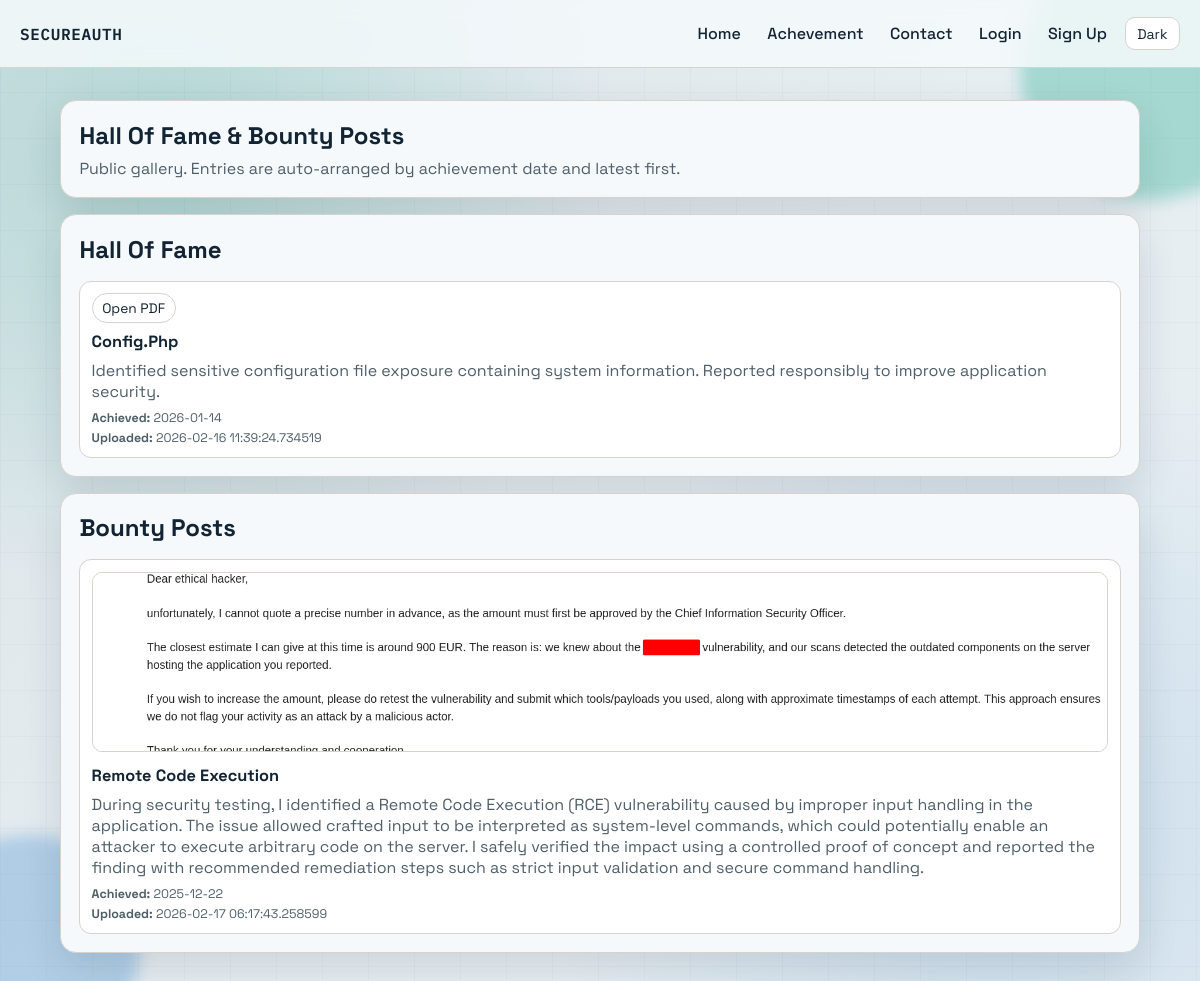
Page /achevement on the committed database.
### app/models.py (models this page shows)
class Achievement(db.Model):
    __tablename__ = "achievements"
    id = db.Column(db.Integer, primary_key=True)
    category = db.Column(db.String(20), nullable=False, index=True)
    title = db.Column(db.String(140), nullable=False)
    description = db.Column(db.String(1200), nullable=False, default="")
    event_date = db.Column(db.Date, nullable=True, index=True)
    original_filename = db.Column(db.String(255), nullable=False)
    stored_filename = db.Column(db.String(255), nullable=False, unique=True, index=True)
    mime_type = db.Column(db.String(120), nullable=False)
    file_size = db.Column(db.Integer, nullable=False)
    uploader_id = db.Column(db.Integer, db.ForeignKey("users.id"), nullable=True)
    created_at = db.Column(db.DateTime, nullable=False, default=utcnow_naive, index=True)

### app/routes.py (the view)
@main.route("/achievements")
@main.route("/achevement")
def achievements_page():
    hall_of_fame, bounty_posts = get_sorted_achievements()
    return render_template(
        "achievements.html",
        hall_of_fame=hall_of_fame,
        bounty_posts=bounty_posts,
        can_manage_owner=is_owner(),
    )

### app/routes.py (called while the page is built)
def is_owner() -> bool:
    return bool(current_user.is_authenticated and current_user.role == "owner")

def get_sorted_achievements() -> tuple[list[Achievement], list[Achievement]]:
    all_achievements = Achievement.query.order_by(desc(Achievement.created_at), desc(Achievement.id)).all()
    sorted_items = sorted(
        all_achievements,
        key=lambda item: (
            item.event_date or item.created_at.date(),
            item.created_at,
            item.id,
        ),
        reverse=True,
    )
    hall_of_fame = [item for item in sorted_items if item.category == "hall_of_fame"]
    bounty_posts = [item for item in sorted_items if item.category == "bounty_post"]
    return hall_of_fame, bounty_posts

### templates/achievements.html (shortened to what this page needs)
{% extends "base.html" %}
{% block content %}
<section class="card wide">
  <div class="section-header">
    <div>
      <h1>Hall Of Fame & Bounty Posts</h1>
      <p class="subtitle">Public gallery. Entries are auto-arranged by achievement date and latest first.</p>
    </div>
  </div>
</section>
<section class="card wide top-gap">
  <div class="achievement-section">
    <h2>Hall Of Fame</h2>
    <div class="achievement-grid top-gap">
      {% if hall_of_fame %}
        {% for item in hall_of_fame %}
          <article class="achievement-card">
            {% if item.mime_type.startswith('image/') %}
              <a href="{{ url_for('main.view_achievement_file', achievement_id=item.id) }}" target="_blank" rel="noopener">
                <img
                  class="achievement-thumb"
                  src="{{ url_for('main.view_achievement_file', achievement_id=item.id) }}"
                  alt="{{ item.title }}"
                  loading="lazy"
                />
              </a>
            {% else %}
              <a class="file-pill" href="{{ url_for('main.view_achievement_file', achievement_id=item.id) }}" target="_blank" rel="noopener">Open PDF</a>
            {% endif %}
            <h3>{{ item.title }}</h3>
            {% if item.description %}
              <p>{{ item.description }}</p>
            {% endif %}
            <div class="achievement-meta">
              <small><strong>Achieved:</strong> {{ item.event_date or item.created_at.date() }}</small>
              <small><strong>Uploaded:</strong> {{ item.created_at }}</small>
            </div>
          </article>
        {% endfor %}
      {% else %}
        <div class="empty-card">No Hall Of Fame entries yet.</div>
      {% endif %}
    </div>
  </div>
</section>
<section class="card wide top-gap">
  <div class="achievement-section">
    <h2>Bounty Posts</h2>
    <div class="achievement-grid top-gap">
      {% if bounty_posts %}
        {% for item in bounty_posts %}
          <article class="achievement-card">
            {% if item.mime_type.startswith('image/') %}
              <a href="{{ url_for('main.view_achievement_file', achievement_id=item.id) }}" target="_blank" rel="noopener">
                <img
                  class="achievement-thumb"
                  src="{{ url_for('main.view_achievement_file', achievement_id=item.id) }}"
                  alt="{{ item.title }}"
                  loading="lazy"
                />
              </a>
            {% else %}
              <a class="file-pill" href="{{ url_for('main.view_achievement_file', achievement_id=item.id) }}" target="_blank" rel="noopener">Open PDF</a>
            {% endif %}
            <h3>{{ item.title }}</h3>
            {% if item.description %}
              <p>{{ item.description }}</p>
            {% endif %}
            <div class="achievement-meta">
              <small><strong>Achieved:</strong> {{ item.event_date or item.created_at.date() }}</small>
              <small><strong>Uploaded:</strong> {{ item.created_at }}</small>
            </div>
          </article>
        {% endfor %}
      {% else %}
        <div class="empty-card">No Bounty Post entries yet.</div>
      {% endif %}
    </div>
  </div>
</section>
{% endblock %}

### templates/base.html (shortened to what this page needs)
<!doctype html>
<html lang="en">
  <head>
    <link rel="stylesheet" href="{{ url_for('static', filename='css/style.css') }}" />
  </head>
  <body>
    <header class="topbar">
      <a class="brand" href="{{ url_for('main.home') }}">SecureAuth</a>
      <nav class="nav-links">
        <a href="{{ url_for('main.home') }}">Home</a>
        <a href="{{ url_for('main.achievements_page') }}">Achevement</a>
        <a href="{{ url_for('main.contact_page') }}">Contact</a>
        {% if current_user.is_authenticated %}
          {% if current_user.role == 'admin' %}
            <a href="{{ url_for('main.members') }}">Members</a>
            <a href="{{ url_for('main.admin_add_member_page') }}">Add Member</a>
            <a href="{{ url_for('main.admin_dashboard') }}">Moderation</a>
          {% elif current_user.role == 'user' %}
            <a href="{{ url_for('main.members') }}">Members</a>
            <a href="{{ url_for('main.user_dashboard') }}">Dashboard</a>
          {% endif %}
          <button id="theme-toggle" class="btn btn-light btn-small" type="button">Dark</button>
          <span class="user-chip">{{ current_user.username }}</span>
          <form method="post" action="{{ url_for('main.logout') }}">
            <input type="hidden" name="csrf_token" value="{{ csrf_token() }}" />
            <button class="btn btn-light" type="submit">Logout</button>
          </form>
        {% else %}
          <a href="{{ url_for('main.login') }}">Login</a>
          <a href="{{ url_for('main.register') }}">Sign Up</a>
          <button id="theme-toggle" class="btn btn-light btn-small" type="button">Dark</button>
        {% endif %}
      </nav>
    </header>
    <main class="page-wrap fade-in">
      {% block content %}{% endblock %}
    </main>
  </body>
</html>

### static/css/style.css (style rules this page uses)
:root { --bg: #e7eef2; --surface: #f5f9fc; --surface-strong: #ffffff; --ink: #122433; --muted: #4f5f69; --line: #d7d2cb; --accent: #d14d22; --accent-strong: #a23b1a; --warning: #f0cf61; --danger: #df6464; --danger-strong: #bb3f3f; --block: #178f7f; --block-strong: #0f6f63; --ok-bg: #e8f6ee; --ok-line: #bce7ce; --ok-ink: #146942; --warn-bg: #fff7dc; --warn-line: #f0de96; --warn-ink: #7a5b00; --err-bg: #fdeaea; --err-line: #f4b7b7; --err-ink: #9f2222; --info-bg: #e9f2f9; --info-line: #bcd4ea; --info-ink: #214f75; --shadow: 0 16px 40px rgba(17, 34, 48, 0.12); }
* { box-sizing: border-box; }
body { margin: 0; min-height: 100vh; font-family: "Space Grotesk", sans-serif; color: var(--ink); background: radial-gradient(circle at 14% 16%, rgba(45, 172, 145, 0.24) 0%, transparent 34%), radial-gradient(circle at 84% 84%, rgba(66, 145, 214, 0.18) 0%, transparent 36%), linear-gradient(135deg, rgba(8, 35, 48, 0.06) 0%, transparent 50%), var(--bg); position: relative; overflow-x: hidden; }
body::before { content: ""; position: fixed; inset: 0; pointer-events: none; z-index: -2; opacity: 0.22; background-image: linear-gradient(to right, rgba(17, 36, 51, 0.12) 1px, transparent 1px), linear-gradient(to bottom, rgba(17, 36, 51, 0.12) 1px, transparent 1px); background-size: 46px 46px; }
.topbar { display: flex; justify-content: space-between; align-items: center; gap: 1rem; padding: 1rem 1.25rem; border-bottom: 1px solid var(--line); backdrop-filter: blur(8px); background: color-mix(in srgb, var(--surface) 85%, transparent); }
.brand { font-family: "IBM Plex Mono", monospace; font-size: 1rem; font-weight: 600; letter-spacing: 0.04em; text-transform: uppercase; color: var(--ink); text-decoration: none; }
.nav-links { display: flex; align-items: center; gap: 0.55rem; flex-wrap: wrap; }
.nav-links a { color: var(--ink); text-decoration: none; font-weight: 500; padding: 0.45rem 0.55rem; border-radius: 8px; }
.page-wrap { width: min(1080px, 92vw); margin: 2rem auto; }
.fade-in { animation: rise 0.55s ease; }
.card { background: var(--surface); border: 1px solid var(--line); border-radius: 16px; box-shadow: var(--shadow); padding: 1.3rem; }
.card.wide { padding: 1.15rem; }
h1 { margin: 0 0 0.45rem; }
h2 { margin: 0; }
.subtitle { margin: 0; color: var(--muted); }
input, select, textarea, button { font: inherit; }
.btn { display: inline-block; border: none; border-radius: 10px; cursor: pointer; padding: 0.62rem 0.95rem; text-decoration: none; color: var(--ink); background: color-mix(in srgb, var(--surface-strong) 75%, transparent); }
.btn-light { background: var(--surface-strong); border: 1px solid var(--line); }
.btn-small { padding: 0.42rem 0.72rem; font-size: 0.88rem; }
.top-gap { margin-top: 1rem; }
.section-header { display: flex; justify-content: space-between; align-items: center; gap: 0.8rem; flex-wrap: wrap; }
.achievement-section h3 { margin: 0 0 0.55rem; }
.achievement-section h2 { margin: 0; }
.achievement-grid { display: grid; grid-template-columns: repeat(auto-fit, minmax(240px, 1fr)); gap: 0.8rem; }
.achievement-card { border: 1px solid var(--line); border-radius: 12px; padding: 0.7rem; background: var(--surface-strong); display: grid; gap: 0.5rem; }
.achievement-card h3 { margin: 0; font-size: 1.02rem; }
.achievement-card p { margin: 0; color: var(--muted); }
.achievement-card small { color: var(--muted); font-size: 0.78rem; }
.achievement-thumb { width: 100%; height: 180px; object-fit: cover; border-radius: 10px; border: 1px solid var(--line); }
.file-pill { display: inline-flex; align-items: center; justify-content: center; width: fit-content; border: 1px solid var(--line); border-radius: 999px; padding: 0.3rem 0.6rem; text-decoration: none; color: var(--ink); font-size: 0.86rem; }
.achievement-meta { display: grid; gap: 0.25rem; }

### rows in the picture
Achievement: title "Config.Php", description "Identified sensitive configuration file exposure containing system information. Reported responsibly to improve application security.", event_date "2026-01-14", created_at "2026-02-16 11:39:24.734519"
Achievement: title "Remote Code Execution", description "During security testing, I identified a Remote Code Execution (RCE) vulnerability caused by improper input handling in the application. The issue allowed crafted input to be interpreted as system-level commands, which could potentially enable an attacker to execute arbitrary code on the server. I safely verified the impact using a controlled proof of concept and reported the finding with recommended remediation steps such as strict input validation and secure command handling.", event_date "2025-12-22", created_at "2026-02-17 06:17:43.258599"
